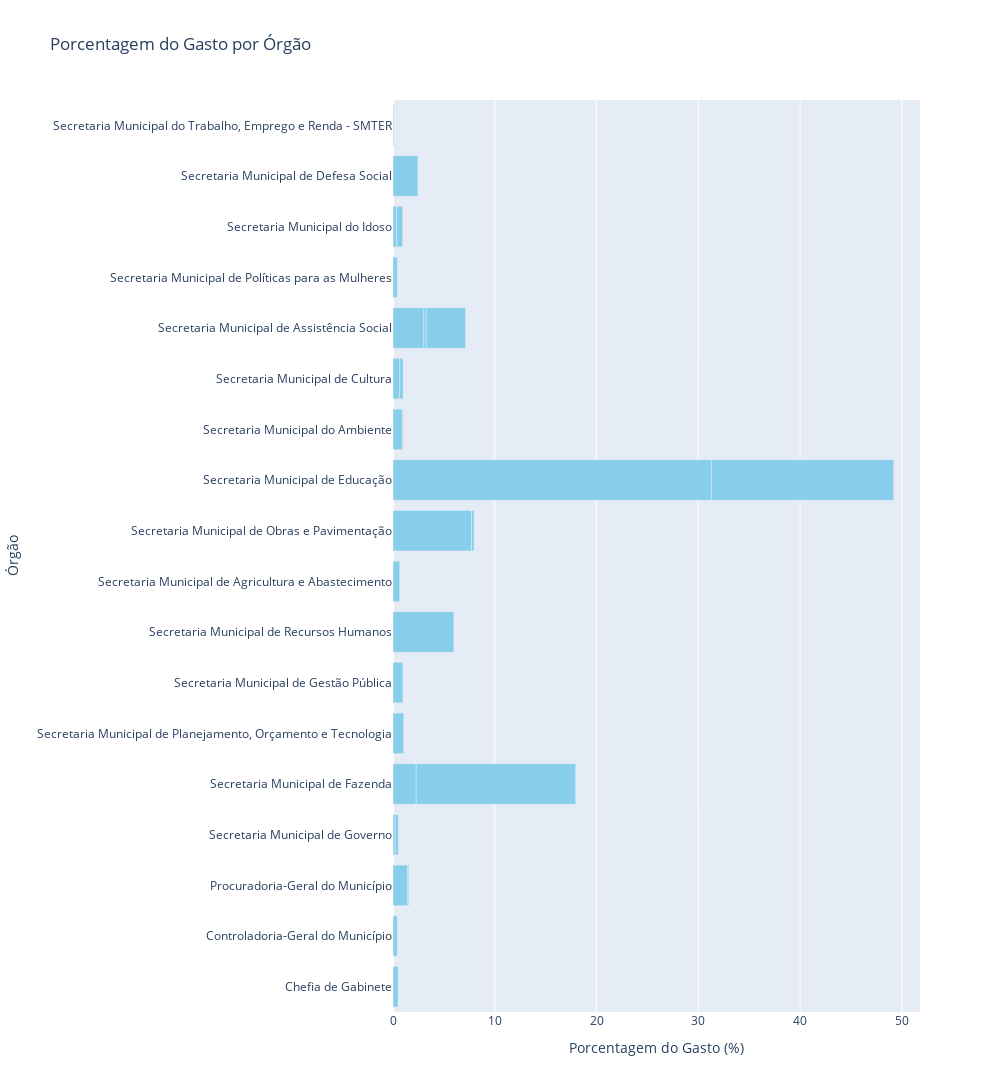

The code cell stored with this chart in its notebook:
### Code cell
import pandas as pd

# Carregar o arquivo CSV
despesa_fixa_df = pd.read_csv('../csv/DespesaFixOrcamento.csv', encoding='latin1', sep=';', thousands='.', decimal=',')

# Calcular a porcentagem em relação ao total
despesa_fixa_df['Porcentagem'] = (despesa_fixa_df['Pago'] / despesa_fixa_df['Pago'].sum()) * 100

# Plotagem do gráfico de porcentagem por órgão
fig_porcentagem = px.bar(despesa_fixa_df, x='Porcentagem', y='Órgão', orientation='h', 
                          title='Porcentagem do Gasto por Órgão', 
                          labels={'Porcentagem': 'Porcentagem do Gasto (%)', 'Órgão': 'Órgão'})
fig_porcentagem.update_traces(marker_color='skyblue')
fig_porcentagem.update_layout(height=1200, width=1000)  # Ajuste de tamanho para mostrar todos os órgãos
fig_porcentagem.show()

### Figure 1 — Plotly figure (JSON) as saved in the notebook; plotly's stock layout.template omitted (floating-point values rounded to 4 significant figures)
{"data": [{"alignmentgroup": "True", "hovertemplate": "Porcentagem do Gasto (%)=%{x}<br>Órgão=%{y}<extra></extra>", "legendgroup": "", "marker": {"color": "skyblue", "pattern": {"shape": ""}}, "name": "", "offsetgroup": "", "orientation": "h", "showlegend": false, "textposition": "auto", "type": "bar", "x": [0.4999, 0.4229, 1.433, 0.1177, 0.2201, 0.3337, 0, 2.284, 15.66, 1.048, 1.016, 0, 0, 5.975, 0.6959, 0, 7.715, 0, 0.2442, 31.29, 17.91, 0.9207, 0.03814, 0.0576, 0.659, 0.3636, 0.01171, 0, 3.024, 0.2432, 3.868, 0.4265, 0.3714, 0.575, 2.463, 0.02079, 0.09822, 0], "xaxis": "x", "y": ["Chefia de Gabinete", "Controladoria-Geral do Município", "Procuradoria-Geral do Município", "Procuradoria-Geral do Município", "Secretaria Municipal de Governo", "Secretaria Municipal de Governo", "Secretaria Municipal de Governo", "Secretaria Municipal de Fazenda", "Secretaria Municipal de Fazenda", "Secretaria Municipal de Planejamento, Orçamento e Tecnologia", "Secretaria Municipal de Gestão Pública", "Secretaria Municipal de Gestão Pública", "Secretaria Municipal de Gestão Pública", "Secretaria Municipal de Recursos Humanos", "Secretaria Municipal de Agricultura e Abastecimento", "Secretaria Municipal de Agricultura e Abastecimento", "Secretaria Municipal de Obras e Pavimentação", "Secretaria Municipal de Obras e Pavimentação", "Secretaria Municipal de Obras e Pavimentação", "Secretaria Municipal de Educação", "Secretaria Municipal de Educação", "Secretaria Municipal do Ambiente", "Secretaria Municipal do Ambiente", "Secretaria Municipal do Ambiente", "Secretaria Municipal de Cultura", "Secretaria Municipal de Cultura", "Secretaria Municipal de Cultura", "Secretaria Municipal de Cultura", "Secretaria Municipal de Assistência Social", "Secretaria Municipal de Assistência Social", "Secretaria Municipal de Assistência Social", "Secretaria Municipal de Políticas para as Mulheres", "Secretaria Municipal do Idoso", "Secretaria Municipal do Idoso", "Secretaria Municipal de Defesa Social", "Secretaria Municipal de Defesa Social", "Secretaria Municipal do Trabalho, Emprego e Renda - SMTER", "Secretaria Municipal do Trabalho, Emprego e Renda - SMTER"], "yaxis": "y"}], "layout": {"barmode": "relative", "height": 1200, "legend": {"tracegroupgap": 0}, "title": {"text": "Porcentagem do Gasto por Órgão"}, "width": 1000, "xaxis": {"anchor": "y", "domain": [0, 1], "title": {"text": "Porcentagem do Gasto (%)"}}, "yaxis": {"anchor": "x", "domain": [0, 1], "title": {"text": "Órgão"}}}}
